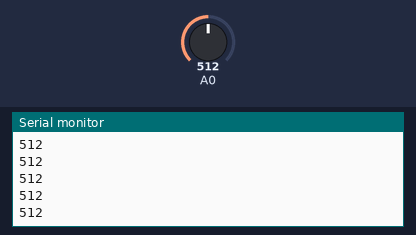
Recording of a sketch running on a simulated Arduino Uno, built with avr-gcc and run on an emulated ATmega328P. Shown: the last lines printed to the serial monitor. The test bench sets the inputs (shaded band); at power-on: A0 = 512.

Above: at 1.2 s.
1.3 s: A0 set to 716
At 1.68 s:
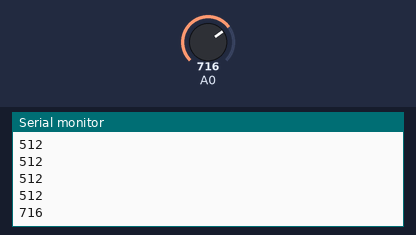
2.8 s: A0 set to 900
At 2.93 s:
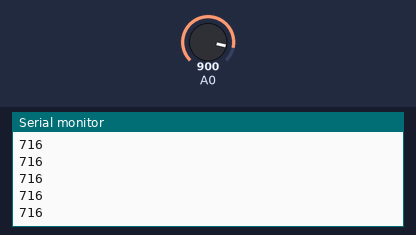
Timing chart, 0 to 5.8 s (numbered marks = the images above; inputs shaded):
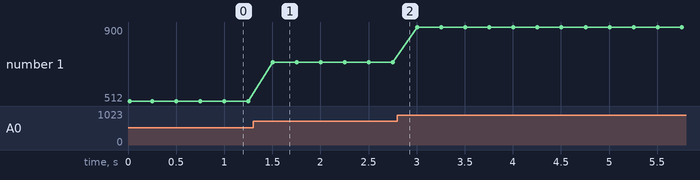

The sketch:

ReadAnalog.ino
```cpp
void setup() {
  pinMode(A0, INPUT);
  Serial.begin(9600);
  Serial.println("Setup Complete");
}

void loop() {
  int analogValue = analogRead(A0);
  Serial.println(analogValue);
  delay(250);
}
```

Measured:
- after the input at 1.3 s, the serial monitor: prints a new line after 0.20 s (image 1)
- plotted number 1: 512 → 716 after the input at 1.3 s, 716 → 900 after the input at 2.8 s
